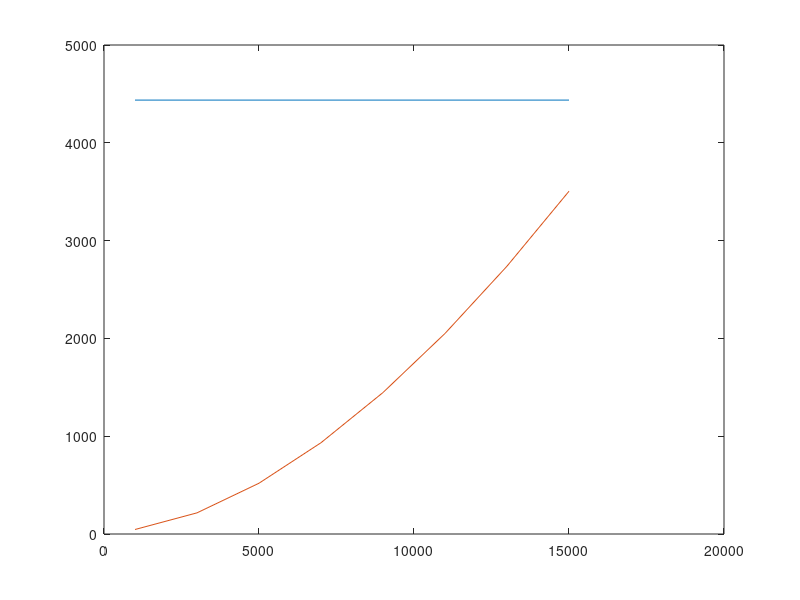

This chart was generated by the following MATLAB code: (Note: this script raises an error after producing the figure.)


%% load V24
load('MatBy_e10_MCAD_refACLoss_v24_Irms460ang43.mat')
SpeedList=[1000:2000:15000];

plot(SpeedList,[Hybrid.DCConductorLoss_Armature_A{:}],"DisplayName",'DCLoss_{ActivePart}')
hold on
plot(SpeedList,[FullFEA.ACLossFullFEAEmagMCAD_Total{:}],'DisplayName','Diffusion')
xline(TransitionSpeed)
plot(SpeedList,[Hybrid.ACConductorLoss_MagneticMethod_Total{:}],'DisplayName','Hybrid')
plot(SpeedList,[OPLAB.LabOpPoint_StatorCopperLoss_AC{:}],'DisplayName','OPLab')
% plot(SpeedList,3*[OPLAB.LabOpPoint_StatorCopperLoss_AC{:}],'DisplayName','3*OPLab')
legend

%%
load('MatBy_e10_MCAD_refACLoss_Irms460ang43.mat')
SpeedList=[1000:1000:15000];

plot(SpeedList,[Hybrid.DCConductorLoss_Armature_A{:}],"DisplayName",'DCLoss_{ActivePart}')
hold on
plot(SpeedList,[FullFEA.ACLossFullFEAEmagMCAD_Total{:}],'DisplayName','Diffusion')
% xline(TransitionSpeed);
plot(SpeedList,[Hybrid.ACConductorLoss_MagneticMethod_Total{:}],'DisplayName','Hybrid');
% plot(SpeedList,[OPLAB.LabOpPoint_StatorCopperLoss_AC{:}],'DisplayName','OPLab')
% plot(SpeedList,3*[OPLAB.LabOpPoint_StatorCopperLoss_AC{:}],'DisplayName','3*OPLab')
legend